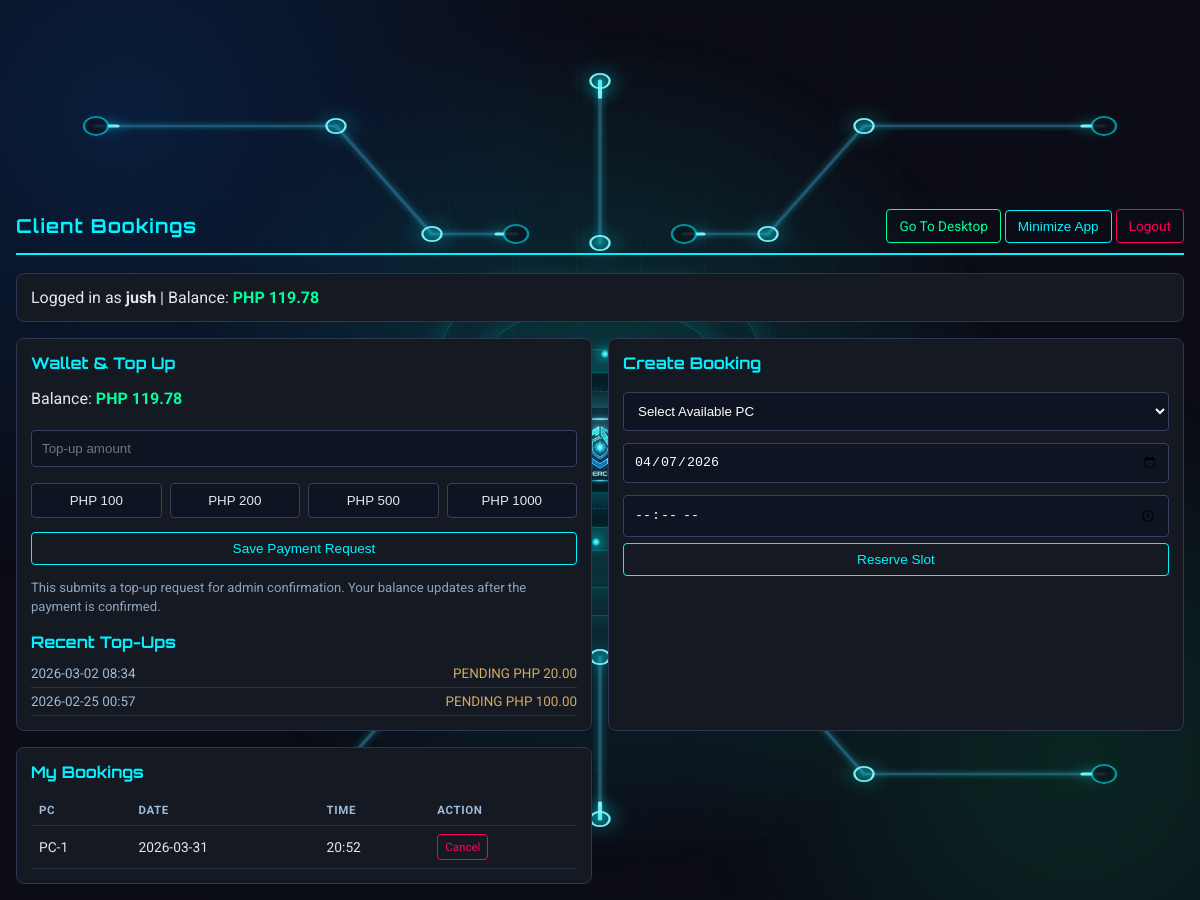
Screenshot of /client/bookings (signed in) with the database file from the repository.
### app.py (models this page shows, shortened)
class User(UserMixin, db.Model):
    id = db.Column(db.Integer, primary_key=True)
    username = db.Column(db.String(80), unique=True, nullable=False)
    password_hash = db.Column(db.String(120), nullable=False)
    pondo = db.Column(db.Float, default=0.0)
    is_admin = db.Column(db.Boolean, default=False)

class PaymentTransaction(db.Model):
    id = db.Column(db.Integer, primary_key=True)
    user_id = db.Column(db.Integer, db.ForeignKey('user.id'), nullable=False)
    provider = db.Column(db.String(32), nullable=False, default="online_request")
    external_id = db.Column(db.String(128), unique=True, nullable=False)
    amount = db.Column(db.Float, nullable=False)
    currency = db.Column(db.String(8), nullable=False, default="php")
    status = db.Column(db.String(32), nullable=False, default="pending")
    created_at = db.Column(db.DateTime, default=datetime.now)
    credited_at = db.Column(db.DateTime, nullable=True)

class Booking(db.Model):
    id = db.Column(db.Integer, primary_key=True)
    user_id = db.Column(db.Integer, db.ForeignKey('user.id'), nullable=False)
    pc_id = db.Column(db.Integer, db.ForeignKey('pc.id'), nullable=False)
    booking_date = db.Column(db.String(20), nullable=True)
    time_slot = db.Column(db.String(20), nullable=False)
    user = db.relationship('User', backref='bookings')
    pc = db.relationship('PC', backref='bookings')

class PC(db.Model):
    id = db.Column(db.Integer, primary_key=True)
    name = db.Column(db.String(20), unique=True, nullable=False)
    is_occupied = db.Column(db.Boolean, default=False)
    lan_ip = db.Column(db.String(64), nullable=True)
    lan_port = db.Column(db.Integer, nullable=True)
    last_agent_seen_at = db.Column(db.DateTime, nullable=True)
    online_since_at = db.Column(db.DateTime, nullable=True)

### app.py (the view)
@app.route('/client/bookings')
@login_required
def client_bookings():
    if current_user.is_admin:
        return redirect(url_for('view_bookings'))
    pcs = PC.query.order_by(PC.id.asc()).all()
    my_bookings = Booking.query.filter_by(user_id=current_user.id).order_by(Booking.id.desc()).all()
    recent_payments = get_recent_payment_requests(current_user.id)
    return render_template(
        'client_bookings.html',
        pcs=pcs,
        bookings=my_bookings,
        recent_payments=recent_payments,
        today_date=datetime.now().strftime("%Y-%m-%d"),
        kiosk_mode=is_kiosk_mode_enabled()
    )

### app.py (called while the page is built, shortened)
@login_manager.user_loader
def load_user(user_id):
    return db.session.get(User, int(user_id))

def get_recent_payment_requests(user_id, limit=5):
    try:
        max_rows = max(1, int(limit))
    except Exception:
        max_rows = 5
    return PaymentTransaction.query.filter_by(user_id=user_id).order_by(PaymentTransaction.created_at.desc()).limit(max_rows).all()

def is_kiosk_mode_enabled():
    return str(os.getenv("PYPONDO_KIOSK_MODE", "0")).strip().lower() in {"1", "true", "yes"}

@app.before_request
def bootstrap_schema():
    if not getattr(app, "_schema_ready", False):
        db.create_all()
        ensure_pc_lan_ip_column()
        ensure_booking_date_column()
        ensure_session_last_charged_at_column()
        app._schema_ready = True

def start_periodic_billing():
    global _billing_thread_started
    if _billing_thread_started:
        return

@app.before_request
def ensure_billing_started():
    start_periodic_billing()

### templates/client_bookings.html (shortened to what this page needs)
<!DOCTYPE html>
<html lang="en">
<head>
</head>
<body>
    {% include '_animated_background.html' %}
    <div class="top">
        <h1>Client Bookings</h1>
        <div>
            {% if current_user.pondo > 0 %}
            <a class="btn ok" href="{{ url_for('client_desktop') }}">Go To Desktop</a>
            {% endif %}
            <button type="button" class="btn" onclick="minimizeClientApp()">Minimize App</button>
            {% if not kiosk_mode %}
            <a class="btn warn" href="{{ url_for('logout') }}">Logout</a>
            {% endif %}
        </div>
    </div>
    <div class="card" style="margin-bottom:16px;">
        Logged in as <strong>{{ current_user.username }}</strong> |
        Balance:
        <span class="{{ 'balance-ok' if current_user.pondo > 0 else 'balance-low' }}">
            PHP {{ "%.2f"|format(current_user.pondo) }}
        </span>
    </div>
    <div class="grid">
        <div class="card">
            <h2>Wallet &amp; Top Up</h2>
            <p>
                Balance:
                <span class="{{ 'balance-ok' if current_user.pondo > 0 else 'balance-low' }}">
                    PHP {{ "%.2f"|format(current_user.pondo) }}
                </span>
            </p>
            <form action="{{ url_for('topup_online') }}" method="POST">
                <input id="topupAmount" type="number" name="amount" min="1" max="10000" step="0.01" placeholder="Top-up amount" required>
                <div class="quick-amounts">
                    <button type="button" onclick="setTopup(100)">PHP 100</button>
                    <button type="button" onclick="setTopup(200)">PHP 200</button>
                    <button type="button" onclick="setTopup(500)">PHP 500</button>
                    <button type="button" onclick="setTopup(1000)">PHP 1000</button>
                </div>
                <button type="submit" class="btn" style="width:100%; margin-top:10px;">Save Payment Request</button>
            </form>
            <p class="subtle">This submits a top-up request for admin confirmation. Your balance updates after the payment is confirmed.</p>
            <div style="margin-top: 16px;">
                <h2 style="margin-bottom: 8px;">Recent Top-Ups</h2>
                {% if recent_payments %}
                    {% for tx in recent_payments %}
                        <div class="history-row">
                            <span style="color:#9fbad6;">{{ tx.created_at.strftime('%Y-%m-%d %H:%M') }}</span>
                            <span style="color: {{ 'var(--ok)' if tx.status == 'paid' else '#d3a961' }};">
                                {{ tx.status|upper }} PHP {{ "%.2f"|format(tx.amount) }}
                            </span>
                        </div>
                    {% endfor %}
                {% else %}
                    <div class="subtle">No top-up transactions yet.</div>
                {% endif %}
            </div>
        </div>
        <div class="card">
            <h2>Create Booking</h2>
            <form action="{{ url_for('book_pc') }}" method="POST">
                <select name="pc_id" required>
                    <option value="" disabled selected>Select Available PC</option>
                </select>
                <input type="date" name="booking_date" min="{{ today_date }}" value="{{ today_date }}" required>
                <input type="time" name="time_slot" required>
                <button type="submit" class="btn" style="width:100%;">Reserve Slot</button>
            </form>
        </div>
        <div class="card">
            <h2>My Bookings</h2>
            <table>
                <thead>
                    <tr>
                        <th>PC</th>
                        <th>Date</th>
                        <th>Time</th>
                        <th>Action</th>
                    </tr>
                </thead>
                <tbody>
                    {% for booking in bookings %}
                    <tr>
                        <td>{{ booking.pc.name }}</td>
                        <td>{{ booking.booking_date or 'N/A' }}</td>
                        <td>{{ booking.time_slot }}</td>
                        <td>
                            <a class="btn warn" style="padding:5px 7px; font-size:0.72rem;" href="{{ url_for('client_delete_booking', id=booking.id) }}">Cancel</a>
                        </td>
                    </tr>
                    {% else %}
                    <tr><td colspan="4" style="color:#6f7f97;">No bookings yet.</td></tr>
                    {% endfor %}
                </tbody>
            </table>
        </div>
    </div>
</body>
</html>

### templates/_animated_background.html (shortened to what this page needs)
<div class="cyber-bg" aria-hidden="true">
    <div class="cyber-grid"></div>
    <div class="cyber-core">
        <div class="cyber-core-ring"></div>
        <div class="cyber-core-shell"></div>
        <img class="cyber-core-icon" src="/app-icon.png" alt="">
        <div class="cyber-sparks">
            <span></span>
            <span></span>
        </div>
    </div>
</div>

### templates/client_bookings.html (style rules this page uses)
:root { --bg: #0b0c15; --card: #151922; --line: #00f3ff; --ok: #00ff9d; --warn: #ff0055; --text: #e0e6ed; }
body { margin: 0; background: var(--bg); color: var(--text); font-family: 'Roboto', sans-serif; padding: 16px; }
.top { display: flex; justify-content: space-between; align-items: center; border-bottom: 2px solid var(--line); padding-bottom: 10px; margin-bottom: 18px; }
.top h1 { margin: 0; font-family: 'Orbitron', sans-serif; font-size: 1.2rem; color: var(--line); letter-spacing: 1px; }
.btn { display: inline-block; text-decoration: none; border: 1px solid var(--line); color: var(--line); padding: 8px 12px; border-radius: 4px; font-size: 0.85rem; background: transparent; cursor: pointer; }
.warn { border-color: var(--warn); color: var(--warn); }
.ok { border-color: var(--ok); color: var(--ok); }
.grid { display: grid; grid-template-columns: 1fr 1fr; gap: 16px; }
.card { border: 1px solid #2d3650; border-radius: 8px; background: var(--card); padding: 14px; }
.card h2 { margin-top: 0; font-family: 'Orbitron', sans-serif; color: var(--line); font-size: 1rem; }
input, select { width: 100%; box-sizing: border-box; margin: 6px 0; padding: 10px; border-radius: 4px; border: 1px solid #37415f; background: #0e1422; color: #fff; }
table { width: 100%; border-collapse: collapse; margin-top: 8px; }
th, td { border-bottom: 1px solid #29324a; padding: 8px; font-size: 0.86rem; text-align: left; }
th { color: #9fbad6; text-transform: uppercase; font-size: 0.72rem; letter-spacing: 0.6px; }
.balance-ok { color: var(--ok); font-weight: 700; }
.quick-amounts { display: flex; gap: 8px; flex-wrap: wrap; margin: 10px 0 4px; }
.quick-amounts button { flex: 1 1 90px; border: 1px solid #37415f; background: #0e1422; color: var(--text); padding: 9px 10px; border-radius: 4px; cursor: pointer; }
.subtle { color: #8ea4bb; font-size: 0.82rem; line-height: 1.45; }
.history-row { display: flex; justify-content: space-between; gap: 10px; padding: 6px 0; border-bottom: 1px solid #29324a; font-size: 0.84rem; }

### rows the page displays
User: username "jush", pondo "119.78"
PaymentTransaction: created_at "2026-03-02 08:34", status "PENDING", amount "20.00"
PaymentTransaction: created_at "2026-02-25 00:57", status "PENDING", amount "100.00"
Booking: pc.name "PC-1", booking_date "2026-03-31", time_slot "20:52"
